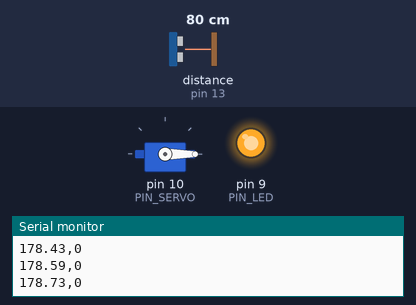
Bench run of a sketch on a simulated Arduino Uno, built with avr-gcc and run on an emulated ATmega328P. On the bench: servo, output pins drawn as LEDs (lit = HIGH), the last lines printed to the serial monitor. Wiring (inferred from the names in the program): ultrasonic range finder: trigger pin 12; echo pin 13. Inputs (shaded band) come from the test bench; at power-on: distance to the obstacle (sensor on pin 13) 80 cm. The echo pulse lasts 58.3 µs per cm; pins used as bus, display or sensor lines are not drawn.

Above: at 1.2 s.
1.3 s: distance to the obstacle (sensor on pin 13) set to 39 cm
2.8 s: distance to the obstacle (sensor on pin 13) set to 31 cm
At 3.4 s:
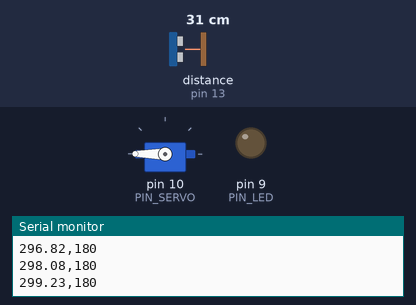
Timing chart, 0 to 5.8 s (numbered marks = the images above; inputs shaded):
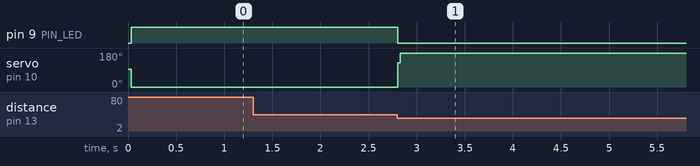

Measured:
- the behaviour switches between 36 and 35 cm on distance to the obstacle (sensor on pin 13) (found by bisection; images 0 and 1)
- after the input at 2.8 s, pin 9 (PIN_LED): HIGH → LOW at once; servo on pin 10 (PIN_SERVO): 0° → 180° at once

The sketch:

11_practice_1.ino
```cpp
#include <Servo.h>

// Arduino pin assignment
#define PIN_LED   9   // LED active-low
#define PIN_TRIG  12  // sonar sensor TRIGGER
#define PIN_ECHO  13  // sonar sensor ECHO
#define PIN_SERVO 10  // servo motor

// configurable parameters for sonar
#define SND_VEL 346.0     // sound velocity at 24 celsius degree (unit: m/sec)
#define INTERVAL 25      // sampling interval (unit: msec)
#define PULSE_DURATION 10 // ultra-sound Pulse Duration (unit: usec)
#define _DIST_MIN 180.0   // minimum distance to be measured (unit: mm)
#define _DIST_MAX 360.0   // maximum distance to be measured (unit: mm)

#define TIMEOUT ((INTERVAL / 2) * 1000.0) // maximum echo waiting time (unit: usec)
#define SCALE (0.001 * 0.5 * SND_VEL) // coefficent to convert duration to distance

#define _EMA_ALPHA 0.1    // EMA weight of new sample (range: 0 to 1)
                          // Setting EMA to 1 effectively disables EMA filter.

// Target Distance
#define _TARGET_LOW  250.0
#define _TARGET_HIGH 290.0

// duty duration for myservo.writeMicroseconds()
// NEEDS TUNING (servo by servo)
#define _DUTY_MIN 1000 // servo full clockwise position (0 degree)
#define _DUTY_NEU 1500 // servo neutral position (90 degree)
#define _DUTY_MAX 3000 // servo full counterclockwise position (180 degree)

// global variables
float  dist_ema, dist_prev = _DIST_MAX; // unit: mm
unsigned long last_sampling_time;       // unit: ms

Servo myservo;

void setup() {
  // initialize GPIO pins
  pinMode(PIN_LED, OUTPUT);
  pinMode(PIN_TRIG, OUTPUT);    // sonar TRIGGER
  pinMode(PIN_ECHO, INPUT);     // sonar ECHO
  digitalWrite(PIN_TRIG, LOW);  // turn-off Sonar

  myservo.attach(PIN_SERVO);
  myservo.writeMicroseconds(_DUTY_NEU);

  // initialize USS related variables
  dist_prev = _DIST_MIN; // raw distance output from USS (unit: mm)

  // initialize serial port
  Serial.begin(57600);
}

void loop() {
  float  dist_raw, dist_filtered;

  // wait until next sampling time.
  if (millis() < last_sampling_time + INTERVAL)
    return;

  // get a distance reading from the USS
  dist_raw = USS_measure(PIN_TRIG, PIN_ECHO);

  // the range filter
  if ((dist_raw == 0.0) || (dist_raw > _DIST_MAX)) {
      dist_filtered = dist_prev;
  } else if (dist_raw < _DIST_MIN) {
      dist_filtered = dist_prev;
  } else {    // In desired Range
      dist_filtered = dist_raw;
      dist_prev = dist_raw;
  }

  // EMA filter
  dist_ema = _EMA_ALPHA * dist_filtered + (1 - _EMA_ALPHA) * dist_ema;

  // adjust servo position according to the USS read value
  myservo.writeMicroseconds(((dist_ema - 180) / 9) * 1300);

  // 시리얼 플로터용 출력 (숫자만 출력)
  Serial.print(dist_ema); // 거리 값
  Serial.print(",");      // 구분자
  Serial.println(myservo.read()); // 서보 각도

  // update last sampling time
  last_sampling_time += INTERVAL;

  // LED 제어 (active-low)
  if (dist_ema >= _DIST_MIN && dist_ema <= _DIST_MAX) {
    digitalWrite(PIN_LED, LOW); // LED 켜기 (active-low)
  } else {
    digitalWrite(PIN_LED, HIGH); // LED 끄기
  }
}

// get a distance reading from USS. return value is in millimeter.
float USS_measure(int TRIG, int ECHO) {
  digitalWrite(TRIG, HIGH);
  delayMicroseconds(PULSE_DURATION);
  digitalWrite(TRIG, LOW);
  return pulseIn(ECHO, HIGH, TIMEOUT) * SCALE; // unit: mm
}
```
